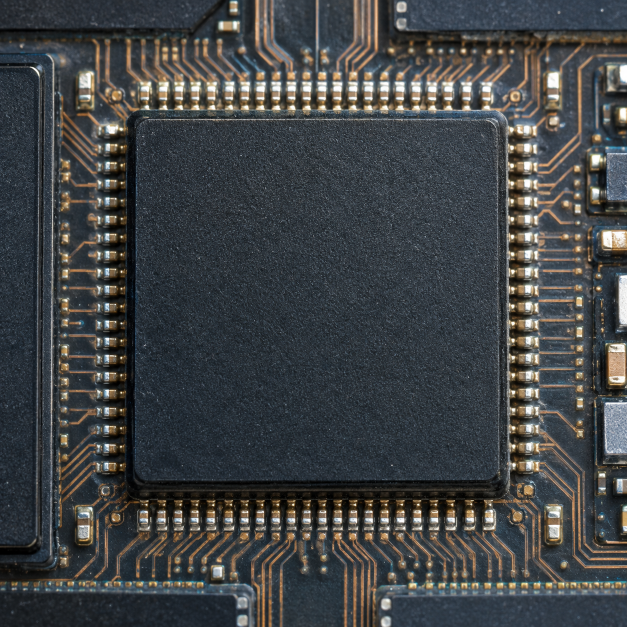
#> input picture assets/scale-dive/keyframes/01-package.png, 1254 x 1254 px (shown at 1/2 size)
$ python render_microscope_dive.py
#> lines starting #> are read from the running program, lines starting #| are printed output that depends on the picture
"""Render the HBM microscope dive as a real 30 fps video asset.

Five original HBM keyframes are transformed into a continuous optical feed.
Every output frame fills the viewport; transitions use full-frame zoom,
defocus/refocus and temporal drift, so a smaller "next image" is never shown.
"""

from __future__ import annotations

import argparse
import math
import subprocess
import sys
from pathlib import Path

ROOT = Path(__file__).resolve().parents[1]
TOOLS = ROOT / ".video-tools"
sys.path.insert(0, str(TOOLS))

from PIL import Image, ImageDraw, ImageEnhance, ImageFilter  # noqa: E402
import imageio_ffmpeg  # noqa: E402


KEYFRAMES = [
    ROOT / "assets/scale-dive/keyframes/01-package.png",
    ROOT / "assets/scale-dive/keyframes/02-stack.png",
    ROOT / "assets/scale-dive/keyframes/03-die.png",
    ROOT / "assets/scale-dive/keyframes/04-tsv.png",
    ROOT / "assets/scale-dive/keyframes/05-cell.png",
]


def clamp(value: float, low: float = 0.0, high: float = 1.0) -> float:
    return max(low, min(high, value))


def smootherstep(value: float) -> float:
    value = clamp(value)
    return value * value * value * (value * (value * 6 - 15) + 10)


def crop_cover(image: Image.Image, size: int) -> Image.Image:
#> called with size = 768
    width, height = image.size
#> width = 1254; height = 1254
    side = min(width, height)
#> side = 1254
    left = (width - side) // 2
#> left = 0
    top = (height - side) // 2
#> top = 0
    return image.crop((left, top, left + side, top + side)).resize(
        (size, size), Image.Resampling.LANCZOS
    )


# [25 lines left out: function camera_frame, not called in this run]


def build_lens_overlays(size: int) -> tuple[Image.Image, Image.Image]:
    radial = Image.radial_gradient("L").resize((size, size), Image.Resampling.LANCZOS)
    darkness = radial.point(lambda value: int(max(0, value - 118) * 0.46))
    vignette = Image.new("RGBA", (size, size), (0, 0, 0, 0))
    vignette.putalpha(darkness)

    glass = Image.new("RGBA", (size, size), (0, 0, 0, 0))
    draw = ImageDraw.Draw(glass)
    inset = max(5, int(size * 0.012))
    draw.ellipse(
        (inset, inset, size - inset, size - inset),
        outline=(80, 224, 255, 76),
        width=max(2, int(size * 0.007)),
    )
    draw.ellipse(
        (inset * 2, inset * 2, size - inset * 2, size - inset * 2),
        outline=(35, 118, 154, 44),
        width=max(1, int(size * 0.003)),
    )
    return vignette, glass


# [62 lines left out: function render_frame, not called in this run]


def main() -> None:
    parser = argparse.ArgumentParser()
    parser.add_argument("--size", type=int, default=768)
    parser.add_argument("--fps", type=int, default=30)
    parser.add_argument("--seconds", type=float, default=10.0)
    parser.add_argument(
        "--output",
        type=Path,
        default=ROOT / "assets/scale-dive/hbm-microscope-dive.mp4",
    )
    args = parser.parse_args()

    missing = [path for path in KEYFRAMES if not path.exists()]
    if missing:
        raise FileNotFoundError(f"Missing keyframes: {missing}")

    keyframes = [crop_cover(Image.open(path).convert("RGB"), args.size) for path in KEYFRAMES]
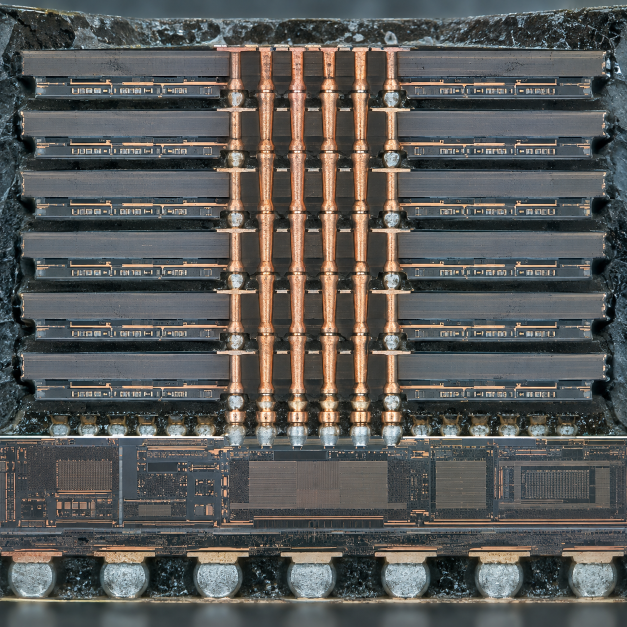
#> input picture assets/scale-dive/keyframes/02-stack.png, 1254 x 1254 px (shown at 1/2 size)
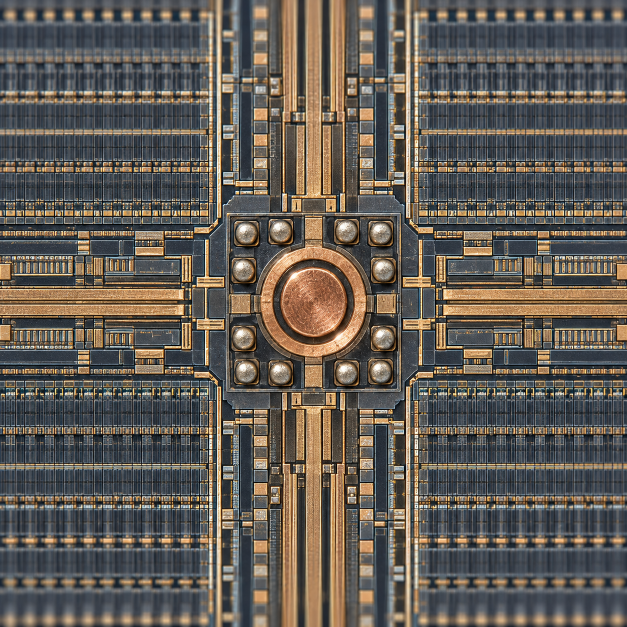
#> input picture assets/scale-dive/keyframes/03-die.png, 1254 x 1254 px (shown at 1/2 size)
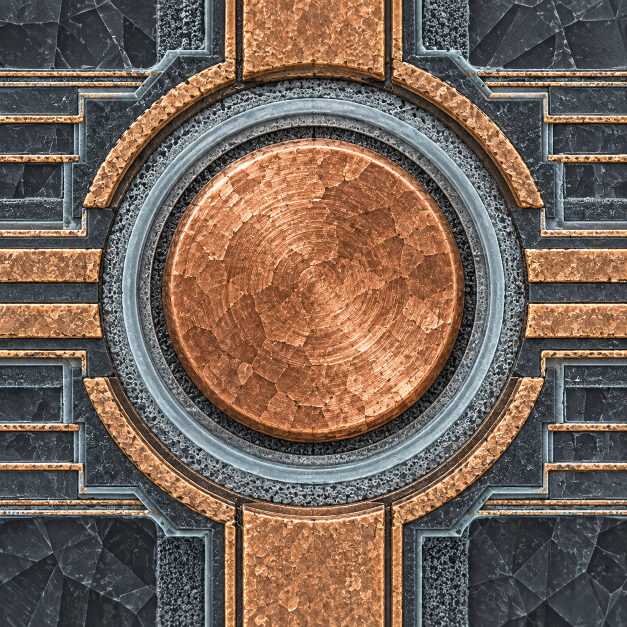
#> input picture assets/scale-dive/keyframes/04-tsv.png, 1254 x 1254 px (shown at 1/2 size)
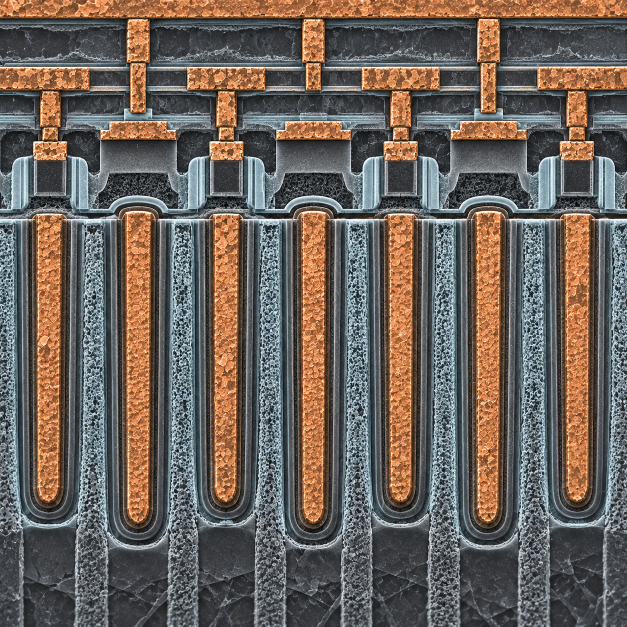
#> input picture assets/scale-dive/keyframes/05-cell.png, 1254 x 1254 px (shown at 1/2 size)
#> keyframes = 5 items
    vignette, glass = build_lens_overlays(args.size)
#> in build_lens_overlays, `radial = Image.radial_gradient("L").resize((size, size), Image.Resampl..`:
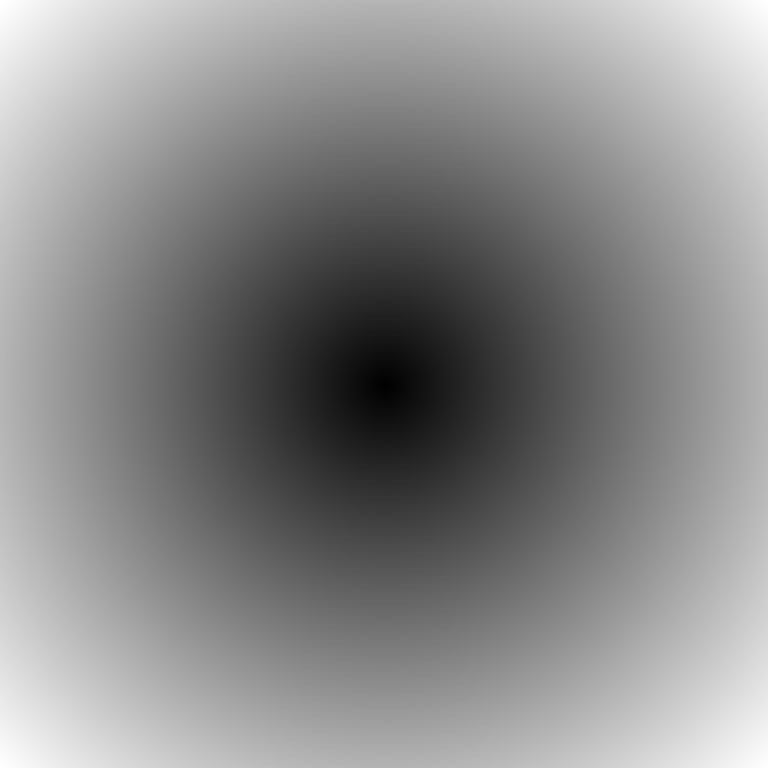
#> radial: PIL image 768x768 L; min 0, max 255, mean 138.1
#> in build_lens_overlays, `darkness = radial.point(lambda value: int(max(0, value - 118) * 0.46))`:
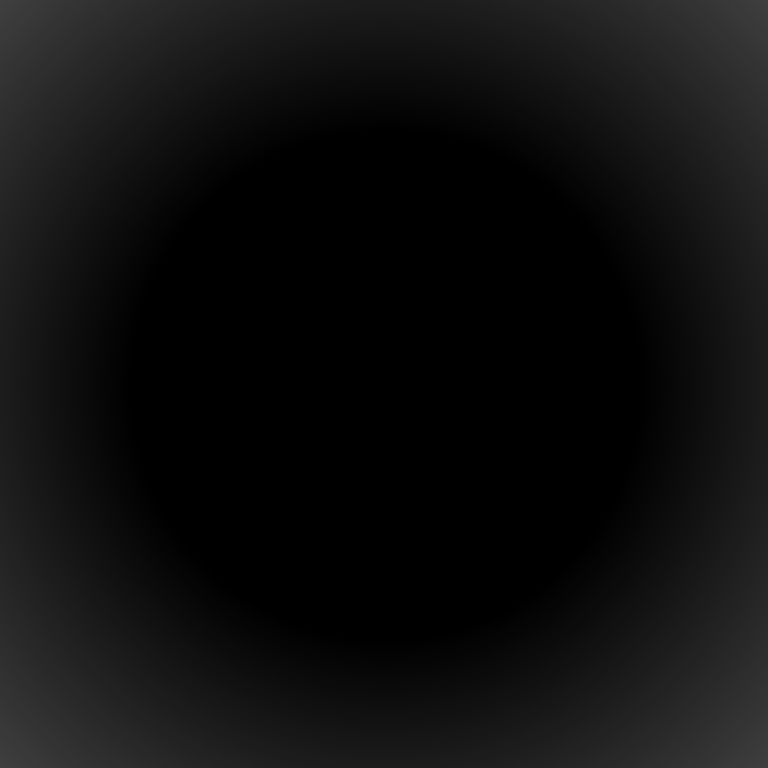
#> darkness: PIL image 768x768 L; min 0, max 63, mean 15
#> in build_lens_overlays, `vignette = Image.new("RGBA", (size, size), (0, 0, 0, 0))`: vignette: PIL image 768x768 RGBA; every value is 0
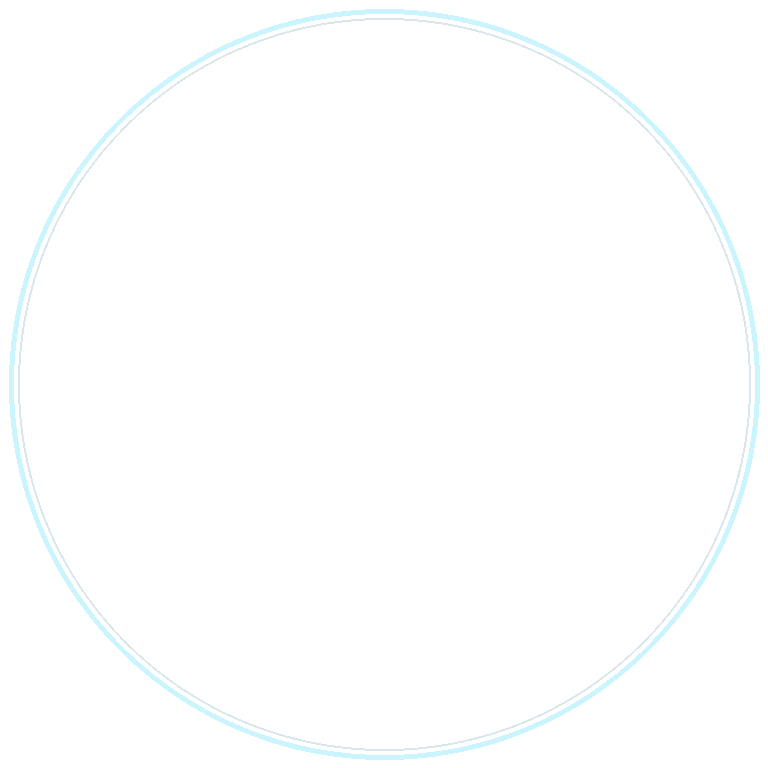
#> glass: PIL image 768x768 RGBA; mean R, G, B, A 1.8, 5.2, 6.1, 1.8; transparent parts drawn white
    total_frames = max(2, round(args.fps * args.seconds))
    args.output.parent.mkdir(parents=True, exist_ok=True)

    ffmpeg = imageio_ffmpeg.get_ffmpeg_exe()
    command = [
        ffmpeg,
        "-y",
        "-f",
        "rawvideo",
        "-vcodec",
        "rawvideo",
        "-pix_fmt",
        "rgb24",
        "-s",
        f"{args.size}x{args.size}",
        "-r",
        str(args.fps),
        "-i",
        "-",
        "-an",
        "-c:v",
        "libx264",
        "-preset",
        "slow",
        "-crf",
        "19",
        "-pix_fmt",
        "yuv420p",
        "-g",
        "15",
        "-movflags",
        "+faststart",
        "-metadata",
        "comment=Original HBM microscope sequence generated for the HBM Interactive Museum",
        str(args.output),
    ]

    process = subprocess.Popen(command, stdin=subprocess.PIPE)
    assert process.stdin is not None
    try:
        for frame_number in range(total_frames):
            frame = render_frame(
                keyframes,
                frame_number,
                total_frames,
                args.size,
                vignette,
                glass,
            )
            process.stdin.write(frame.tobytes())
            if frame_number % args.fps == 0:
                print(f"rendered {frame_number:03d}/{total_frames}", flush=True)
    finally:
        process.stdin.close()

    return_code = process.wait()
    if return_code != 0:
        raise RuntimeError(f"ffmpeg exited with status {return_code}")
    print(f"wrote {args.output} ({args.output.stat().st_size / 1_048_576:.2f} MiB)")


if __name__ == "__main__":
    main()
#> (the call stopped at in main, `ffmpeg = imageio_ffmpeg.get_ffmpeg_exe()`: imageio_ffmpeg is not available in this run)
